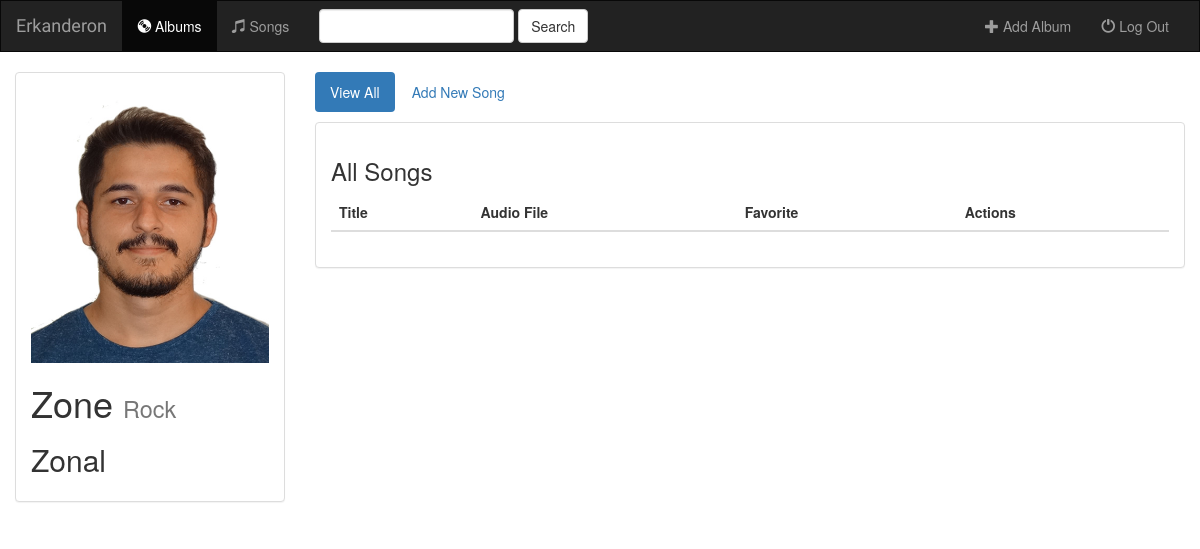
/music/8, run on the app's committed database.
### music/models.py (models this page shows, shortened)
class Album(models.Model):
	artist = models.CharField(max_length=250)
	album_title = models.CharField(max_length=500)
	genre = models.CharField(max_length=100)
	album_logo = models.FileField()
	def __str__(self):
		return self.album_title + ' - ' + self.artist

### music/views.py (the view)
# urls.py: url(r'^(?P<pk>[0-9]+)$', views.DetailView.as_view(), name='detail'),
class DetailView(generic.DetailView):
	model = Album
	template_name = "music/detail2.html"

### music/templates/music/detail2.html (shortened to what this page needs)
{% extends 'music/base.html' %}
{% block body %}
<div class="container-fluid songs-container">
    <div class="row">
        <div class="col-sm-4 col-md-3">
            <div class="panel panel-default">
                <div class="panel-body">
                    <a href="{% url 'music:detail' album.id %}">
                        {% if album.album_logo %}
                            <img src="{{ album.album_logo.url }}" class="img-responsive">
                        {% else %}
                            <h3>No image to display</h3>
                        {% endif %}
                    </a>
                    <h1>{{ album.album_title }} <small>{{ album.genre }}</small></h1>
                    <h2>{{ album.artist }}</h2>
                </div>
            </div>
        </div>
        <div class="col-sm-8 col-md-9">
            <ul class="nav nav-pills" style="margin-bottom: 10px;">
                <li role="presentation" class="active"><a href="{% url 'music:detail' album.id %}">View All</a></li>
                <li role="presentation"><a href="">Add New Song</a></li>
            </ul>
            <div class="panel panel-default">
                <div class="panel-body">
                    <h3>All Songs</h3>
                    <table class="table">
                        <thead>
                        <tr>
                            <th>Title</th>
                            <th>Audio File</th>
                            <th>Favorite</th>
                            <th>Actions</th>
                        </tr>
                        </thead>
                    </table>
                </div>
            </div>
        </div>
    </div>
</div>
{% endblock %}

### data on the page
Album: album_logo (picture), album_title "Zone", genre "Rock", artist "Zonal"
